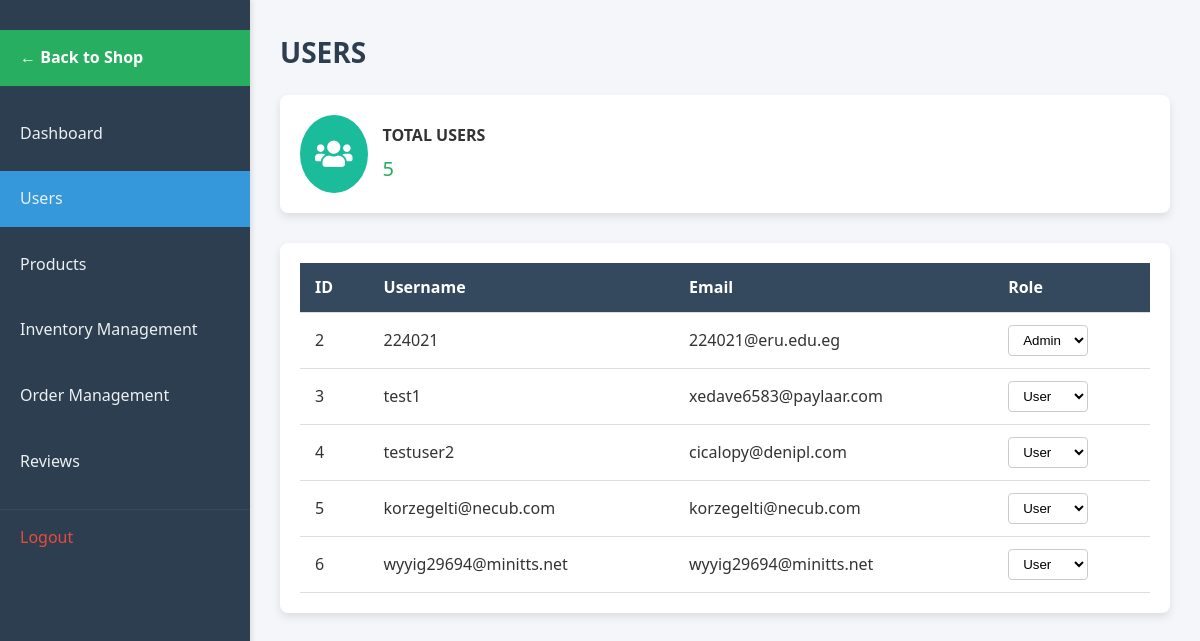
The page /admin/useradmin.php (signed in) on the database its author committed.
### tables this page shows
CREATE TABLE `users` (
  `id` int(11) NOT NULL,
  `username` varchar(50) NOT NULL,
  `email` varchar(100) NOT NULL,
  `password` varchar(255) NOT NULL,
  `role` enum('customer','admin') NOT NULL DEFAULT 'customer',
  `twofa_method` enum('none','totp','email') NOT NULL DEFAULT 'none',
  `created_at` datetime NOT NULL DEFAULT current_timestamp(),
  `updated_at` datetime NOT NULL DEFAULT current_timestamp(),
  `is_verified` tinyint(1) DEFAULT 0
);

### admin/useradmin.php (the view, shortened to what this page needs)
<?php
require_once __DIR__ . '/../init.php';
$query = "SELECT id, username, email, role FROM users";
$result = $conn->query($query);
$users = $result->fetch_all(MYSQLI_ASSOC);
?>
<!DOCTYPE html>
<html lang="en">
<head>
    <link href="https://cdnjs.cloudflare.com/ajax/libs/font-awesome/5.10.0/css/all.min.css" rel="stylesheet">
    <link rel="stylesheet" href="assets/css/useradmin.css">
</head>
<body>
    <nav>
        <ul>
            <li><a href="../shop.php"
                    style="background-color: #27ae60; color: white; margin-bottom: 20px; font-weight: bold;">← Back to
                    Shop</a></li>
            <li><a href="Dashboard.php">Dashboard</a></li>
            <li><a href="#" class="active">Users</a></li>
            <li><a href="products.php">Products</a></li>
            <li><a href="Inventory.php">Inventory Management</a></li>
            <li><a href="order_management.php">Order Management</a></li>
            <li><a href="reviews_management.php">Reviews</a></li>
            <li><a href="/app/logout.php">Logout</a></li>
        </ul>
    </nav>
    <div class="main-content">
        <h1 class="page-title">USERS</h1>
        <div class="dashboard-cards">
            <div class="card">
                <div class="card-header">
                    <div class="card-icon users">
                        <i class="fas fa-users"></i>
                    </div>
                    <div>
                        <p class="card-title">TOTAL USERS</p>
                        <p class="card-value"><?php echo count($users); ?></p>
                    </div>
                </div>
            </div>
        </div>
        <div class="tables-section">
            <div class="table-container">
                <table>
                    <thead>
                        <tr>
                            <th>ID</th>
                            <th>Username</th>
                            <th>Email</th>
                            <th>Role</th>
                        </tr>
                    </thead>
                    <tbody>
                        <?php
                        foreach ($users as $user) {
                            echo "<tr>";
                            echo "<td>" . $user['id'] . "</td>";
                            echo "<td>" . htmlspecialchars($user['username']) . "</td>";
                            echo "<td>" . htmlspecialchars($user['email']) . "</td>";
                            echo "<td>";
                            echo "<select onchange='updateRole(" . $user['id'] . ", this.value)'>";
                            if ($user['role'] == 'admin') {
                                echo "<option value='1' selected>Admin</option>";
                            } else {
                                echo "<option value='0' selected>User</option>";
                            }
                            echo "</select>";
                            echo "</td>";
                            echo "</tr>";
                        }
                        ?>
                    </tbody>
                </table>
            </div>
        </div>
    </div>
</body>
</html>

### admin/assets/css/useradmin.css (style rules this page uses)
* { margin: 0; padding: 0; box-sizing: border-box; }
body { font-family: 'Segoe UI', Tahoma, Geneva, Verdana, sans-serif; background-color: #f4f6f9; color: #333; line-height: 1.6; }
nav { width: 250px; background-color: #2c3e50; color: #fff; padding: 20px 0; position: fixed; height: 100%; box-shadow: 2px 0 5px rgba(0, 0, 0, 0.1); }
nav ul { list-style: none; }
nav ul li { margin: 10px 0; }
nav ul li a { display: block; padding: 15px 20px; color: #ecf0f1; text-decoration: none; font-size: 16px; transition: background-color 0.3s, padding-left 0.3s; }
nav ul li a.active { background-color: #3498db; }
nav ul li:last-child a { margin-top: 20px; border-top: 1px solid #34495e; padding-top: 15px; color: #e74c3c; }
.main-content { margin-left: 250px; padding: 30px; }
.page-title { font-size: 28px; margin-bottom: 20px; color: #2c3e50; }
.dashboard-cards { display: flex; gap: 20px; margin-bottom: 30px; }
.card { background-color: #fff; padding: 20px; flex: 1; box-shadow: 0 4px 8px rgba(0,0,0,0.1); border-radius: 8px; }
.card-header { display: flex; align-items: center; gap: 15px; }
.card-icon { font-size: 30px; padding: 15px; border-radius: 50%; background-color: #1abc9c; color: #fff; }
.card-title { font-weight: bold; font-size: 16px; margin-bottom: 5px; }
.card-value { font-size: 20px; color: #27ae60; }
.tables-section { margin-top: 20px; }
.table-container { background-color: #fff; padding: 20px; border-radius: 8px; box-shadow: 0 4px 8px rgba(0,0,0,0.1); overflow-x: auto; }
table { width: 100%; border-collapse: collapse; }
thead { background-color: #34495e; color: #fff; }
th, td { padding: 12px 15px; text-align: left; border-bottom: 1px solid #ddd; }
select { padding: 6px 10px; border: 1px solid #ccc; border-radius: 4px; background-color: #fff; cursor: pointer; }

### rows shown on the page
users: id "2", username "224021", email "224021@eru.edu.eg", role+id "Admin"
users: id "3", username "test1", email "xedave6583@paylaar.com", role+id "User"
users: id "4", username "testuser2", email "cicalopy@denipl.com", role+id "User"
users: id "5", username "korzegelti@necub.com", email "korzegelti@necub.com", role+id "User"
users: id "6", username "wyyig29694@minitts.net", email "wyyig29694@minitts.net", role+id "User"

### other values the page prints
count($users) "5"
